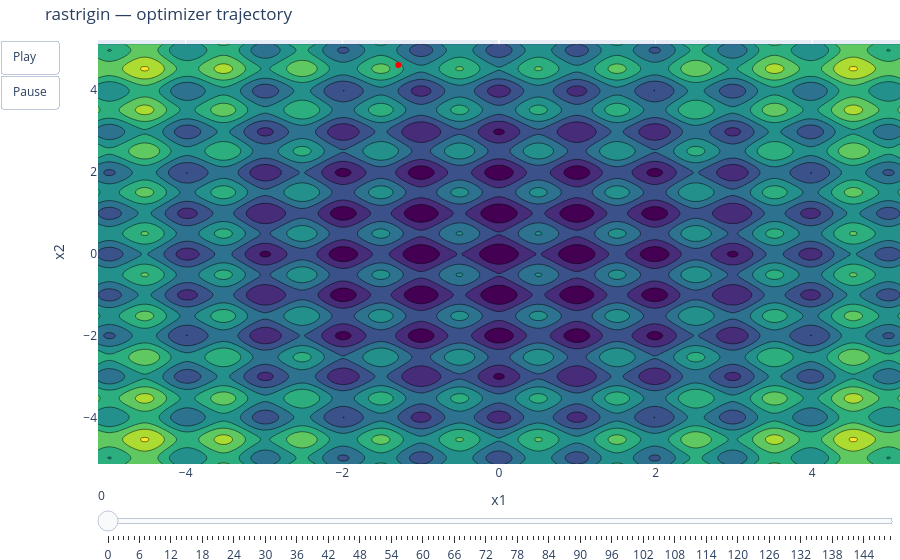

Notebook cell for this chart:
### Code cell
plot_contour_with_trajectory(L.rastrigin, result).show()

### Figure 1 — Plotly figure (JSON) as saved in the notebook; plotly's stock layout.template omitted (floating-point values rounded to 4 significant figures; data arrays with more than 128 entries replaced by an {"elided": "..."} marker saying what was removed)
{"data": [{"colorscale": [[0, "#440154"], [0.1111, "#482878"], [0.2222, "#3e4989"], [0.3333, "#31688e"], [0.4444, "#26828e"], [0.5556, "#1f9e89"], [0.6667, "#35b779"], [0.7778, "#6ece58"], [0.8889, "#b5de2b"], [1, "#fde725"]], "showscale": false, "type": "contour", "x": {"elided": "200 float values"}, "y": {"elided": "200 float values"}, "z": {"elided": "200x200 float values"}}, {"line": {"color": "red"}, "marker": {"color": "red", "size": 6}, "mode": "lines+markers", "type": "scatter", "x": [-1.285], "y": [4.615]}], "layout": {"margin": {"b": 0, "l": 0, "r": 0, "t": 40}, "sliders": [{"steps": [{"args": [["0"], {"frame": {"duration": 0, "redraw": true}, "mode": "immediate"}], "label": "0", "method": "animate"}, {"args": [["1"], {"frame": {"duration": 0, "redraw": true}, "mode": "immediate"}], "label": "1", "method": "animate"}, {"args": [["2"], {"frame": {"duration": 0, "redraw": true}, "mode": "immediate"}], "label": "2", "method": "animate"}, {"args": [["3"], {"frame": {"duration": 0, "redraw": true}, "mode": "immediate"}], "label": "3", "method": "animate"}, {"args": [["4"], {"frame": {"duration": 0, "redraw": true}, "mode": "immediate"}], "label": "4", "method": "animate"}, {"args": [["5"], {"frame": {"duration": 0, "redraw": true}, "mode": "immediate"}], "label": "5", "method": "animate"}, {"args": [["6"], {"frame": {"duration": 0, "redraw": true}, "mode": "immediate"}], "label": "6", "method": "animate"}, {"args": [["7"], {"frame": {"duration": 0, "redraw": true}, "mode": "immediate"}], "label": "7", "method": "animate"}, {"args": [["8"], {"frame": {"duration": 0, "redraw": true}, "mode": "immediate"}], "label": "8", "method": "animate"}, {"args": [["9"], {"frame": {"duration": 0, "redraw": true}, "mode": "immediate"}], "label": "9", "method": "animate"}, {"args": [["10"], {"frame": {"duration": 0, "redraw": true}, "mode": "immediate"}], "label": "10", "method": "animate"}, {"args": [["11"], {"frame": {"duration": 0, "redraw": true}, "mode": "immediate"}], "label": "11", "method": "animate"}, {"args": [["12"], {"frame": {"duration": 0, "redraw": true}, "mode": "immediate"}], "label": "12", "method": "animate"}, {"args": [["13"], {"frame": {"duration": 0, "redraw": true}, "mode": "immediate"}], "label": "13", "method": "animate"}, {"args": [["14"], {"frame": {"duration": 0, "redraw": true}, "mode": "immediate"}], "label": "14", "method": "animate"}, {"args": [["15"], {"frame": {"duration": 0, "redraw": true}, "mode": "immediate"}], "label": "15", "method": "animate"}, {"args": [["16"], {"frame": {"duration": 0, "redraw": true}, "mode": "immediate"}], "label": "16", "method": "animate"}, {"args": [["17"], {"frame": {"duration": 0, "redraw": true}, "mode": "immediate"}], "label": "17", "method": "animate"}, {"args": [["18"], {"frame": {"duration": 0, "redraw": true}, "mode": "immediate"}], "label": "18", "method": "animate"}, {"args": [["19"], {"frame": {"duration": 0, "redraw": true}, "mode": "immediate"}], "label": "19", "method": "animate"}, {"args": [["20"], {"frame": {"duration": 0, "redraw": true}, "mode": "immediate"}], "label": "20", "method": "animate"}, {"args": [["21"], {"frame": {"duration": 0, "redraw": true}, "mode": "immediate"}], "label": "21", "method": "animate"}, {"args": [["22"], {"frame": {"duration": 0, "redraw": true}, "mode": "immediate"}], "label": "22", "method": "animate"}, {"args": [["23"], {"frame": {"duration": 0, "redraw": true}, "mode": "immediate"}], "label": "23", "method": "animate"}, {"args": [["24"], {"frame": {"duration": 0, "redraw": true}, "mode": "immediate"}], "label": "24", "method": "animate"}, {"args": [["25"], {"frame": {"duration": 0, "redraw": true}, "mode": "immediate"}], "label": "25", "method": "animate"}, {"args": [["26"], {"frame": {"duration": 0, "redraw": true}, "mode": "immediate"}], "label": "26", "method": "animate"}, {"args": [["27"], {"frame": {"duration": 0, "redraw": true}, "mode": "immediate"}], "label": "27", "method": "animate"}, {"args": [["28"], {"frame": {"duration": 0, "redraw": true}, "mode": "immediate"}], "label": "28", "method": "animate"}, {"args": [["29"], {"frame": {"duration": 0, "redraw": true}, "mode": "immediate"}], "label": "29", "method": "animate"}, {"args": [["30"], {"frame": {"duration": 0, "redraw": true}, "mode": "immediate"}], "label": "30", "method": "animate"}, {"args": [["31"], {"frame": {"duration": 0, "redraw": true}, "mode": "immediate"}], "label": "31", "method": "animate"}, {"args": [["32"], {"frame": {"duration": 0, "redraw": true}, "mode": "immediate"}], "label": "32", "method": "animate"}, {"args": [["33"], {"frame": {"duration": 0, "redraw": true}, "mode": "immediate"}], "label": "33", "method": "animate"}, {"args": [["34"], {"frame": {"duration": 0, "redraw": true}, "mode": "immediate"}], "label": "34", "method": "animate"}, {"args": [["35"], {"frame": {"duration": 0, "redraw": true}, "mode": "immediate"}], "label": "35", "method": "animate"}, {"args": [["36"], {"frame": {"duration": 0, "redraw": true}, "mode": "immediate"}], "label": "36", "method": "animate"}, {"args": [["37"], {"frame": {"duration": 0, "redraw": true}, "mode": "immediate"}], "label": "37", "method": "animate"}, {"args": [["38"], {"frame": {"duration": 0, "redraw": true}, "mode": "immediate"}], "label": "38", "method": "animate"}, {"args": [["39"], {"frame": {"duration": 0, "redraw": true}, "mode": "immediate"}], "label": "39", "method": "animate"}, {"args": [["40"], {"frame": {"duration": 0, "redraw": true}, "mode": "immediate"}], "label": "40", "method": "animate"}, {"args": [["41"], {"frame": {"duration": 0, "redraw": true}, "mode": "immediate"}], "label": "41", "method": "animate"}, {"args": [["42"], {"frame": {"duration": 0, "redraw": true}, "mode": "immediate"}], "label": "42", "method": "animate"}, {"args": [["43"], {"frame": {"duration": 0, "redraw": true}, "mode": "immediate"}], "label": "43", "method": "animate"}, {"args": [["44"], {"frame": {"duration": 0, "redraw": true}, "mode": "immediate"}], "label": "44", "method": "animate"}, {"args": [["45"], {"frame": {"duration": 0, "redraw": true}, "mode": "immediate"}], "label": "45", "method": "animate"}, {"args": [["46"], {"frame": {"duration": 0, "redraw": true}, "mode": "immediate"}], "label": "46", "method": "animate"}, {"args": [["47"], {"frame": {"duration": 0, "redraw": true}, "mode": "immediate"}], "label": "47", "method": "animate"}, {"args": [["48"], {"frame": {"duration": 0, "redraw": true}, "mode": "immediate"}], "label": "48", "method": "animate"}, {"args": [["49"], {"frame": {"duration": 0, "redraw": true}, "mode": "immediate"}], "label": "49", "method": "animate"}, {"args": [["50"], {"frame": {"duration": 0, "redraw": true}, "mode": "immediate"}], "label": "50", "method": "animate"}, {"args": [["51"], {"frame": {"duration": 0, "redraw": true}, "mode": "immediate"}], "label": "51", "method": "animate"}, {"args": [["52"], {"frame": {"duration": 0, "redraw": true}, "mode": "immediate"}], "label": "52", "method": "animate"}, {"args": [["53"], {"frame": {"duration": 0, "redraw": true}, "mode": "immediate"}], "label": "53", "method": "animate"}, {"args": [["54"], {"frame": {"duration": 0, "redraw": true}, "mode": "immediate"}], "label": "54", "method": "animate"}, {"args": [["55"], {"frame": {"duration": 0, "redraw": true}, "mode": "immediate"}], "label": "55", "method": "animate"}, {"args": [["56"], {"frame": {"duration": 0, "redraw": true}, "mode": "immediate"}], "label": "56", "method": "animate"}, {"args": [["57"], {"frame": {"duration": 0, "redraw": true}, "mode": "immediate"}], "label": "57", "method": "animate"}, {"args": [["58"], {"frame": {"duration": 0, "redraw": true}, "mode": "immediate"}], "label": "58", "method": "animate"}, {"args": [["59"], {"frame": {"duration": 0, "redraw": true}, "mode": "immediate"}], "label": "59", "method": "animate"}, {"args": [["60"], {"frame": {"duration": 0, "redraw": true}, "mode": "immediate"}], "label": "60", "method": "animate"}, {"args": [["61"], {"frame": {"duration": 0, "redraw": true}, "mode": "immediate"}], "label": "61", "method": "animate"}, {"args": [["62"], {"frame": {"duration": 0, "redraw": true}, "mode": "immediate"}], "label": "62", "method": "animate"}, {"args": [["63"], {"frame": {"duration": 0, "redraw": true}, "mode": "immediate"}], "label": "63", "method": "animate"}, {"args": [["64"], {"frame": {"duration": 0, "redraw": true}, "mode": "immediate"}], "label": "64", "method": "animate"}, {"args": [["65"], {"frame": {"duration": 0, "redraw": true}, "mode": "immediate"}], "label": "65", "method": "animate"}, {"args": [["66"], {"frame": {"duration": 0, "redraw": true}, "mode": "immediate"}], "label": "66", "method": "animate"}, {"args": [["67"], {"frame": {"duration": 0, "redraw": true}, "mode": "immediate"}], "label": "67", "method": "animate"}, {"args": [["68"], {"frame": {"duration": 0, "redraw": true}, "mode": "immediate"}], "label": "68", "method": "animate"}, {"args": [["69"], {"frame": {"duration": 0, "redraw": true}, "mode": "immediate"}], "label": "69", "method": "animate"}, {"args": [["70"], {"frame": {"duration": 0, "redraw": true}, "mode": "immediate"}], "label": "70", "method": "animate"}, {"args": [["71"], {"frame": {"duration": 0, "redraw": true}, "mode": "immediate"}], "label": "71", "method": "animate"}, {"args": [["72"], {"frame": {"duration": 0, "redraw": true}, "mode": "immediate"}], "label": "72", "method": "animate"}, {"args": [["73"], {"frame": {"duration": 0, "redraw": true}, "mode": "immediate"}], "label": "73", "method": "animate"}, {"args": [["74"], {"frame": {"duration": 0, "redraw": true}, "mode": "immediate"}], "label": "74", "method": "animate"}, {"args": [["75"], {"frame": {"duration": 0, "redraw": true}, "mode": "immediate"}], "label": "75", "method": "animate"}, {"args": [["76"], {"frame": {"duration": 0, "redraw": true}, "mode": "immediate"}], "label": "76", "method": "animate"}, {"args": [["77"], {"frame": {"duration": 0, "redraw": true}, "mode": "immediate"}], "label": "77", "method": "animate"}, {"args": [["78"], {"frame": {"duration": 0, "redraw": true}, "mode": "immediate"}], "label": "78", "method": "animate"}, {"args": [["79"], {"frame": {"duration": 0, "redraw": true}, "mode": "immediate"}], "label": "79", "method": "animate"}, {"args": [["80"], {"frame": {"duration": 0, "redraw": true}, "mode": "immediate"}], "label": "80", "method": "animate"}, {"args": [["81"], {"frame": {"duration": 0, "redraw": true}, "mode": "immediate"}], "label": "81", "method": "animate"}, {"args": [["82"], {"frame": {"duration": 0, "redraw": true}, "mode": "immediate"}], "label": "82", "method": "animate"}, {"args": [["83"], {"frame": {"duration": 0, "redraw": true}, "mode": "immediate"}], "label": "83", "method": "animate"}, {"args": [["84"], {"frame": {"duration": 0, "redraw": true}, "mode": "immediate"}], "label": "84", "method": "animate"}, {"args": [["85"], {"frame": {"duration": 0, "redraw": true}, "mode": "immediate"}], "label": "85", "method": "animate"}, {"args": [["86"], {"frame": {"duration": 0, "redraw": true}, "mode": "immediate"}], "label": "86", "method": "animate"}, {"args": [["87"], {"frame": {"duration": 0, "redraw": true}, "mode": "immediate"}], "label": "87", "method": "animate"}, {"args": [["88"], {"frame": {"duration": 0, "redraw": true}, "mode": "immediate"}], "label": "88", "method": "animate"}, {"args": [["89"], {"frame": {"duration": 0, "redraw": true}, "mode": "immediate"}], "label": "89", "method": "animate"}, {"args": [["90"], {"frame": {"duration": 0, "redraw": true}, "mode": "immediate"}], "label": "90", "method": "animate"}, {"args": [["91"], {"frame": {"duration": 0, "redraw": true}, "mode": "immediate"}], "label": "91", "method": "animate"}, {"args": [["92"], {"frame": {"duration": 0, "redraw": true}, "mode": "immediate"}], "label": "92", "method": "animate"}, {"args": [["93"], {"frame": {"duration": 0, "redraw": true}, "mode": "immediate"}], "label": "93", "method": "animate"}, {"args": [["94"], {"frame": {"duration": 0, "redraw": true}, "mode": "immediate"}], "label": "94", "method": "animate"}, {"args": [["95"], {"frame": {"duration": 0, "redraw": true}, "mode": "immediate"}], "label": "95", "method": "animate"}, {"args": [["96"], {"frame": {"duration": 0, "redraw": true}, "mode": "immediate"}], "label": "96", "method": "animate"}, {"args": [["97"], {"frame": {"duration": 0, "redraw": true}, "mode": "immediate"}], "label": "97", "method": "animate"}, {"args": [["98"], {"frame": {"duration": 0, "redraw": true}, "mode": "immediate"}], "label": "98", "method": "animate"}, {"args": [["99"], {"frame": {"duration": 0, "redraw": true}, "mode": "immediate"}], "label": "99", "method": "animate"}, {"args": [["100"], {"frame": {"duration": 0, "redraw": true}, "mode": "immediate"}], "label": "100", "method": "animate"}, {"args": [["101"], {"frame": {"duration": 0, "redraw": true}, "mode": "immediate"}], "label": "101", "method": "animate"}, {"args": [["102"], {"frame": {"duration": 0, "redraw": true}, "mode": "immediate"}], "label": "102", "method": "animate"}, {"args": [["103"], {"frame": {"duration": 0, "redraw": true}, "mode": "immediate"}], "label": "103", "method": "animate"}, {"args": [["104"], {"frame": {"duration": 0, "redraw": true}, "mode": "immediate"}], "label": "104", "method": "animate"}, {"args": [["105"], {"frame": {"duration": 0, "redraw": true}, "mode": "immediate"}], "label": "105", "method": "animate"}, {"args": [["106"], {"frame": {"duration": 0, "redraw": true}, "mode": "immediate"}], "label": "106", "method": "animate"}, {"args": [["107"], {"frame": {"duration": 0, "redraw": true}, "mode": "immediate"}], "label": "107", "method": "animate"}, {"args": [["108"], {"frame": {"duration": 0, "redraw": true}, "mode": "immediate"}], "label": "108", "method": "animate"}, {"args": [["109"], {"frame": {"duration": 0, "redraw": true}, "mode": "immediate"}], "label": "109", "method": "animate"}, {"args": [["110"], {"frame": {"duration": 0, "redraw": true}, "mode": "immediate"}], "label": "110", "method": "animate"}, {"args": [["111"], {"frame": {"duration": 0, "redraw": true}, "mode": "immediate"}], "label": "111", "method": "animate"}, {"args": [["112"], {"frame": {"duration": 0, "redraw": true}, "mode": "immediate"}], "label": "112", "method": "animate"}, {"args": [["113"], {"frame": {"duration": 0, "redraw": true}, "mode": "immediate"}], "label": "113", "method": "animate"}, {"args": [["114"], {"frame": {"duration": 0, "redraw": true}, "mode": "immediate"}], "label": "114", "method": "animate"}, {"args": [["115"], {"frame": {"duration": 0, "redraw": true}, "mode": "immediate"}], "label": "115", "method": "animate"}, {"args": [["116"], {"frame": {"duration": 0, "redraw": true}, "mode": "immediate"}], "label": "116", "method": "animate"}, {"args": [["117"], {"frame": {"duration": 0, "redraw": true}, "mode": "immediate"}], "label": "117", "method": "animate"}, {"args": [["118"], {"frame": {"duration": 0, "redraw": true}, "mode": "immediate"}], "label": "118", "method": "animate"}, {"args": [["119"], {"frame": {"duration": 0, "redraw": true}, "mode": "immediate"}], "label": "119", "method": "animate"}, {"args": [["120"], {"frame": {"duration": 0, "redraw": true}, "mode": "immediate"}], "label": "120", "method": "animate"}, {"args": [["121"], {"frame": {"duration": 0, "redraw": true}, "mode": "immediate"}], "label": "121", "method": "animate"}, {"args": [["122"], {"frame": {"duration": 0, "redraw": true}, "mode": "immediate"}], "label": "122", "method": "animate"}, {"args": [["123"], {"frame": {"duration": 0, "redraw": true}, "mode": "immediate"}], "label": "123", "method": "animate"}, {"args": [["124"], {"frame": {"duration": 0, "redraw": true}, "mode": "immediate"}], "label": "124", "method": "animate"}, {"args": [["125"], {"frame": {"duration": 0, "redraw": true}, "mode": "immediate"}], "label": "125", "method": "animate"}, {"args": [["126"], {"frame": {"duration": 0, "redraw": true}, "mode": "immediate"}], "label": "126", "method": "animate"}, {"args": [["127"], {"frame": {"duration": 0, "redraw": true}, "mode": "immediate"}], "label": "127", "method": "animate"}, {"args": [["128"], {"frame": {"duration": 0, "redraw": true}, "mode": "immediate"}], "label": "128", "method": "animate"}, {"args": [["129"], {"frame": {"duration": 0, "redraw": true}, "mode": "immediate"}], "label": "129", "method": "animate"}, {"args": [["130"], {"frame": {"duration": 0, "redraw": true}, "mode": "immediate"}], "label": "130", "method": "animate"}, {"args": [["131"], {"frame": {"duration": 0, "redraw": true}, "mode": "immediate"}], "label": "131", "method": "animate"}, {"args": [["132"], {"frame": {"duration": 0, "redraw": true}, "mode": "immediate"}], "label": "132", "method": "animate"}, {"args": [["133"], {"frame": {"duration": 0, "redraw": true}, "mode": "immediate"}], "label": "133", "method": "animate"}, {"args": [["134"], {"frame": {"duration": 0, "redraw": true}, "mode": "immediate"}], "label": "134", "method": "animate"}, {"args": [["135"], {"frame": {"duration": 0, "redraw": true}, "mode": "immediate"}], "label": "135", "method": "animate"}, {"args": [["136"], {"frame": {"duration": 0, "redraw": true}, "mode": "immediate"}], "label": "136", "method": "animate"}, {"args": [["137"], {"frame": {"duration": 0, "redraw": true}, "mode": "immediate"}], "label": "137", "method": "animate"}, {"args": [["138"], {"frame": {"duration": 0, "redraw": true}, "mode": "immediate"}], "label": "138", "method": "animate"}, {"args": [["139"], {"frame": {"duration": 0, "redraw": true}, "mode": "immediate"}], "label": "139", "method": "animate"}, {"args": [["140"], {"frame": {"duration": 0, "redraw": true}, "mode": "immediate"}], "label": "140", "method": "animate"}, {"args": [["141"], {"frame": {"duration": 0, "redraw": true}, "mode": "immediate"}], "label": "141", "method": "animate"}, {"args": [["142"], {"frame": {"duration": 0, "redraw": true}, "mode": "immediate"}], "label": "142", "method": "animate"}, {"args": [["143"], {"frame": {"duration": 0, "redraw": true}, "mode": "immediate"}], "label": "143", "method": "animate"}, {"args": [["144"], {"frame": {"duration": 0, "redraw": true}, "mode": "immediate"}], "label": "144", "method": "animate"}, {"args": [["145"], {"frame": {"duration": 0, "redraw": true}, "mode": "immediate"}], "label": "145", "method": "animate"}, {"args": [["146"], {"frame": {"duration": 0, "redraw": true}, "mode": "immediate"}], "label": "146", "method": "animate"}, {"args": [["147"], {"frame": {"duration": 0, "redraw": true}, "mode": "immediate"}], "label": "147", "method": "animate"}, {"args": [["148"], {"frame": {"duration": 0, "redraw": true}, "mode": "immediate"}], "label": "148", "method": "animate"}, {"args": [["149"], {"frame": {"duration": 0, "redraw": true}, "mode": "immediate"}], "label": "149", "method": "animate"}]}], "title": {"text": "rastrigin — optimizer trajectory"}, "updatemenus": [{"buttons": [{"args": [null, {"frame": {"duration": 80, "redraw": true}, "fromcurrent": true}], "label": "Play", "method": "animate"}, {"args": [[null], {"frame": {"duration": 0, "redraw": false}, "mode": "immediate"}], "label": "Pause", "method": "animate"}], "showactive": false, "type": "buttons"}], "xaxis": {"title": {"text": "x1"}}, "yaxis": {"title": {"text": "x2"}}}}
